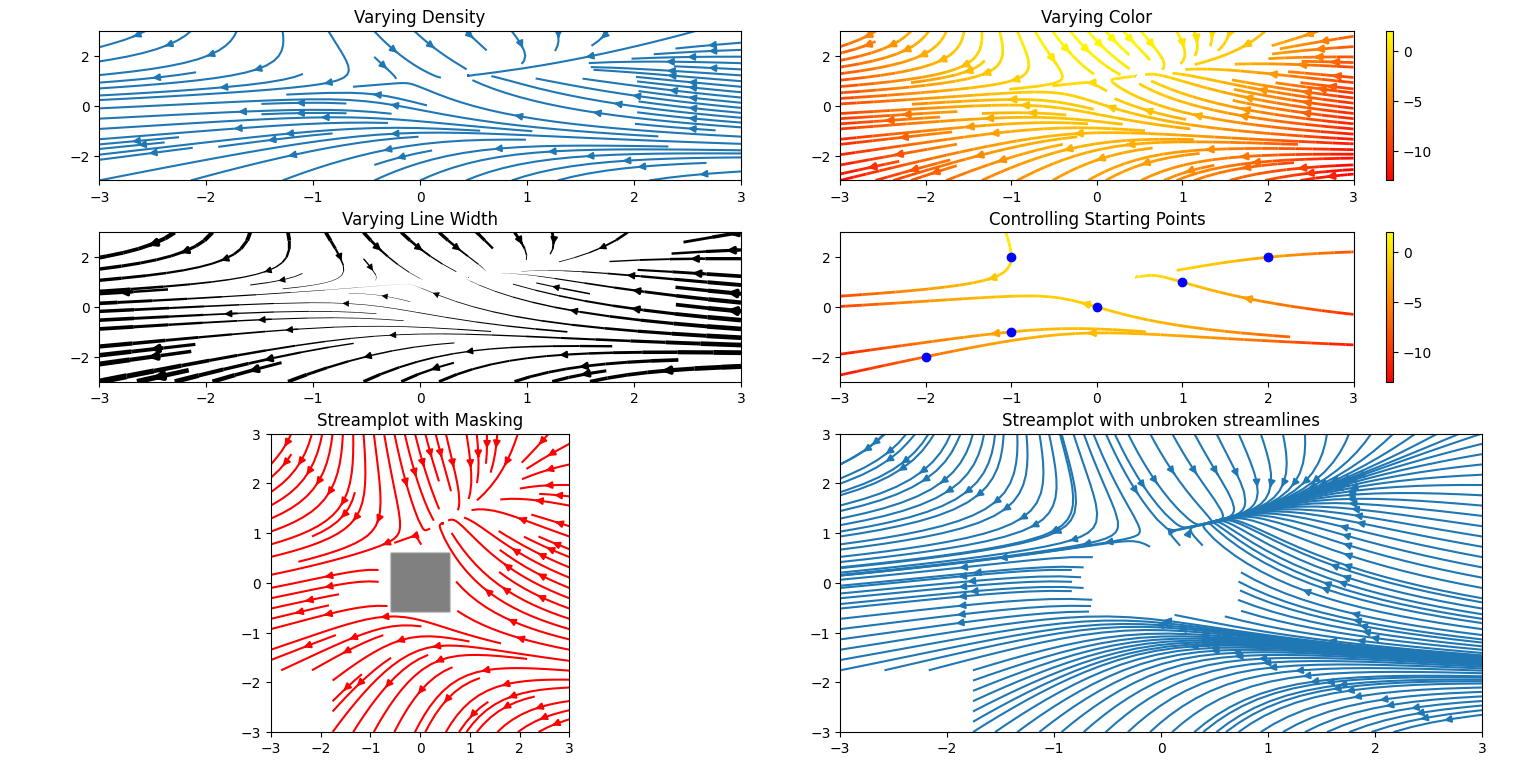

Write the Python code that produced this figure.
# 引入所需库
import matplotlib.pyplot as plt
import numpy as np
import matplotlib
matplotlib.use('TkAgg')


w = 3
# 生成二维网格
Y, X = np.mgrid[-w:w:100j, -w:w:100j]
# 计算速度U、V
U = -1 - X**2 + Y
V = 1 + X - Y**2
# 计算速度大小
speed = np.sqrt(U**2 + V**2)
# 创建3行2列的子图
fig, axs = plt.subplots(3, 2, figsize=(7, 9), height_ratios=[1, 1, 2])
axs = axs.flat

# 绘制流线图
axs[0].streamplot(X, Y, U, V, density=[0.5, 1])
axs[0].set_title('Varying Density')

# 绘制流线图
strm = axs[1].streamplot(X, Y, U, V, color=U, linewidth=2, cmap='autumn')
# 添加颜色图例
fig.colorbar(strm.lines)
axs[1].set_title('Varying Color')

# 绘制流线图
lw = 5*speed / speed.max()
axs[2].streamplot(X, Y, U, V, density=0.6, color='k', linewidth=lw)
axs[2].set_title('Varying Line Width')


seed_points = np.array([[-2, -1, 0, 1, 2, -1], [-2, -1,  0, 1, 2, 2]])

strm = axs[3].streamplot(X, Y, U, V, color=U, linewidth=2,
                         cmap='autumn', start_points=seed_points.T)
fig.colorbar(strm.lines)
axs[3].set_title('Controlling Starting Points')

# Displaying the starting points with blue symbols.
axs[3].plot(seed_points[0], seed_points[1], 'bo')
axs[3].set(xlim=(-w, w), ylim=(-w, w))

# Create a mask
mask = np.zeros(U.shape, dtype=bool)
mask[40:60, 40:60] = True
U[:20, :20] = np.nan
U = np.ma.array(U, mask=mask)

axs[4].streamplot(X, Y, U, V, color='r')
axs[4].set_title('Streamplot with Masking')

axs[4].imshow(~mask, extent=(-w, w, -w, w), alpha=0.5, cmap='gray',
              aspect='auto')
axs[4].set_aspect('equal')

axs[5].streamplot(X, Y, U, V, broken_streamlines=False)
axs[5].set_title('Streamplot with unbroken streamlines')

plt.tight_layout()
plt.show()
